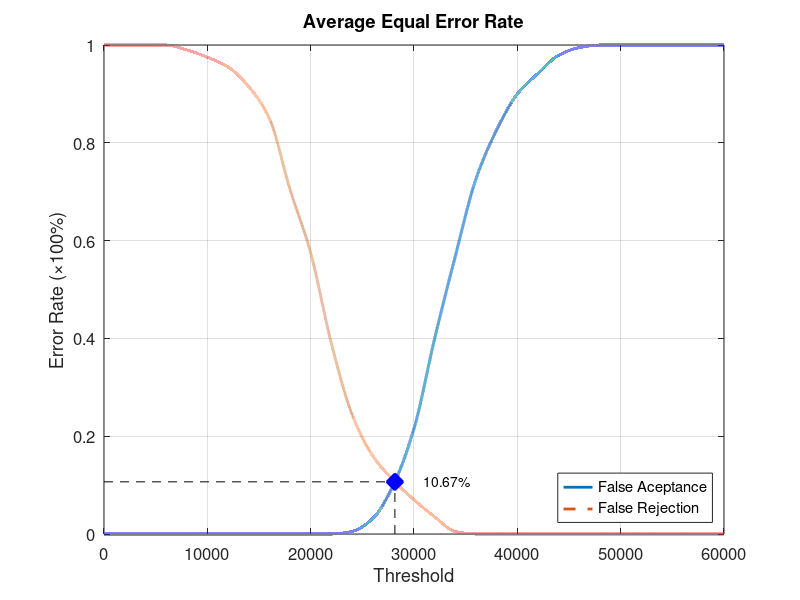
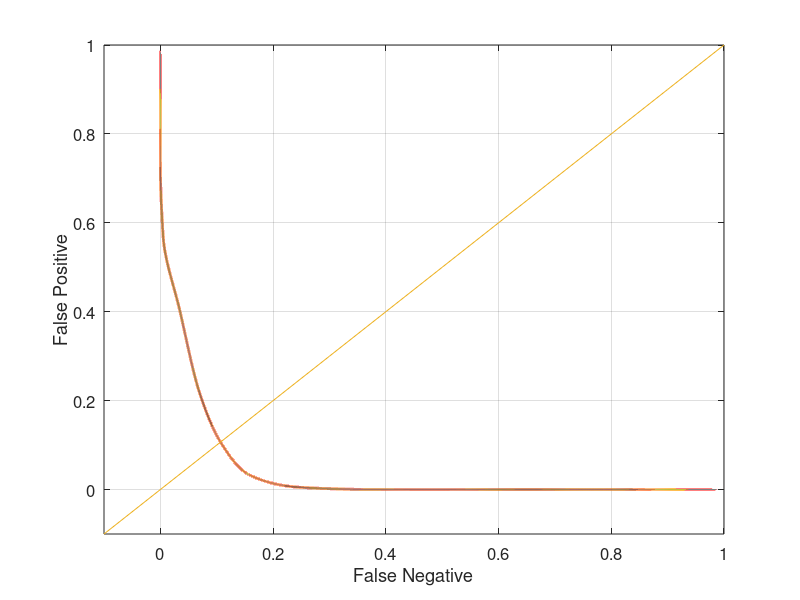

Source code (MATLAB) for these figures, in order:
function yEER = Database3_3
close all;
clear;
clc;
x = 0:2000:60000;
xq = 0:0.5:60000;

y0 = [0 0 0 0 0 0 0 0 0 0 0 0 0.00526316 0.0315789 0.1 0.215789 0.4 0.568421 0.726316 0.826316 0.9 0.942105 0.978947 0.994737 1 1 1 1 1 1 1];
yy0 = interp1(x, y0, xq, 'pchip');
y1 = [1 1 1 1 0.99 0.975 0.955 0.915 0.85 0.705 0.575 0.39 0.245 0.16 0.11 0.07 0.035 0.005 0 0 0 0 0 0 0 0 0 0 0 0 0];
yy1 = interp1(x, y1, xq, 'pchip');

% Calculating EER: 
y2 = abs(y0 - y1);
find(y2 == min(y2))
yy2 = abs(yy0 - yy1);
xEER = find(yy2 == min(yy2));
xEERIndex = xq(xEER) % X-axis EER
yEER = yy0(xEER) % Y-axis EER

main = figure
plot(xq, yy0,'-','LineWidth', 2);	hold on
plot(xq, yy1,'--','LineWidth', 2);	hold on
plot([xEERIndex xEERIndex], [0 yEER], 'k--');	hold on
plot([0 xEERIndex], [yEER yEER], 'k--');	hold on
plot(xEERIndex, yEER, 'bx', 'LineWidth', 10);	hold on
text(xEERIndex + 10 * xEERIndex / 100, yEER, [num2str(round((10000 * yEER)) / 100) '%'])
legend('False Aceptance', 'False Rejection', 'Location', 'SouthEast')
xlabel('Threshold')
ylabel('Error Rate (\times100%)')
title('Average Equal Error Rate')
set(gca, 'FontSize', 12)
axis([0 60000 0 1])
grid on

print(main, 'Database3_3Main', '-dpng');
FNRxFPR = figure('Color', [1 1 1]);
plot(yy1, yy0, '-', yy1, yy0, 'LineWidth', 2);
hold on
y = -0.1:0.1:1
plot(y, y); 
set(gca, 'FontSize', 12)
xlabel('False Negative')
ylabel('False Positive')
axis([-0.1 1 -0.1 1])
set(gca, 'FontSize', 12)
grid on

print(FNRxFPR, 'Database3_3FNRxFPR','-dpng');
end
